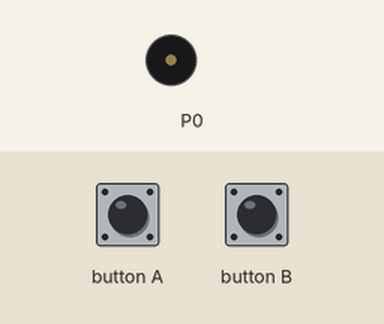
Bench run of a program on a simulated BBC micro:bit (MakeCode). On the bench: buzzer (waves = sounding). The test bench sets the inputs (shaded band).

Above: at 1.2 s.
1.3 s: button A pressed for 0.15 s
At 2.0 s:
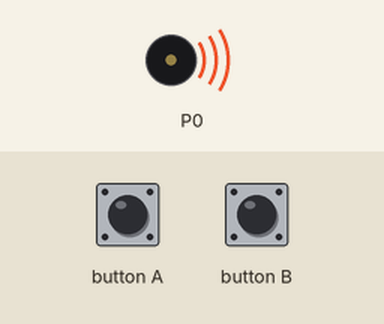
4.4 s: button B pressed for 0.15 s
Timing chart, 0 to 13.4 s (numbered marks = the images above; inputs shaded):
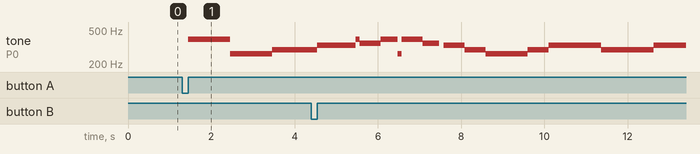

The program:

main.ts
```typescript
input.onButtonPressed(Button.A, function () {
    music.ringTone(262)
    music.ringTone(262)
    music.ringTone(392)
    music.ringTone(392)
    music.ringTone(440)
    music.ringTone(440)
    music.play(music.tonePlayable(392, music.beat(BeatFraction.Double)), music.PlaybackMode.UntilDone)
    music.ringTone(349)
    music.ringTone(349)
    music.ringTone(330)
    music.ringTone(330)
    music.ringTone(294)
    music.ringTone(294)
    music.play(music.tonePlayable(262, music.beat(BeatFraction.Double)), music.PlaybackMode.UntilDone)
    music.ringTone(392)
    music.ringTone(392)
    music.ringTone(349)
    music.ringTone(349)
    music.ringTone(330)
    music.ringTone(330)
    music.play(music.tonePlayable(294, music.beat(BeatFraction.Double)), music.PlaybackMode.UntilDone)
    music.ringTone(392)
    music.ringTone(392)
    music.ringTone(349)
    music.ringTone(349)
    music.ringTone(330)
    music.ringTone(330)
    music.play(music.tonePlayable(294, music.beat(BeatFraction.Double)), music.PlaybackMode.UntilDone)
    music.ringTone(262)
    music.ringTone(262)
    music.ringTone(392)
    music.ringTone(392)
    music.ringTone(440)
    music.ringTone(440)
    music.play(music.tonePlayable(392, music.beat(BeatFraction.Double)), music.PlaybackMode.UntilDone)
    music.ringTone(349)
    music.ringTone(349)
    music.ringTone(330)
    music.ringTone(330)
    music.ringTone(294)
    music.ringTone(294)
    music.play(music.tonePlayable(262, music.beat(BeatFraction.Double)), music.PlaybackMode.UntilDone)
})
input.onButtonPressed(Button.B, function () {
    music._playDefaultBackground(music.builtInPlayableMelody(Melodies.Ode), music.PlaybackMode.InBackground)
})
music.setVolume(255)
basic.forever(function () {

})
```

test.ts
```typescript
// 테스트는 여기로 이동합니다; 이 패키지가 확장으로 사용될 때 컴파일되지 않을 것 입니다.
```

Measured:
- after the input at 1.3 s, tone on P0: silent → 392 Hz after 0.15 s, → 262 Hz 1.0 s later, → 294 Hz 1.0 s later
